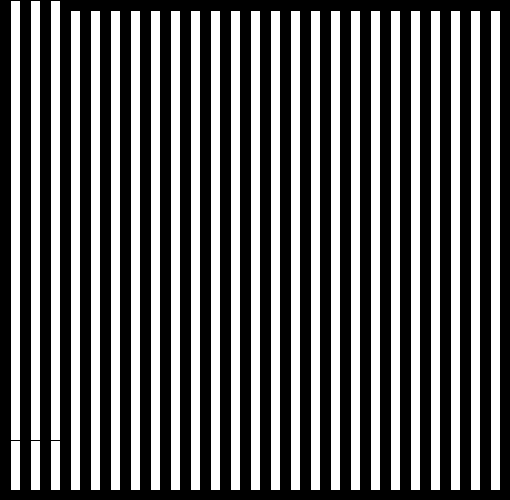
Frame 1 (no input)
Frame 60 (the mouse pressed at the canvas centre just before this capture): identical to frame 1, image omitted
Frame 120 (the mouse held since frame 60 and released just before this capture): identical to frame 1, image omitted

The Processing sketch that drew this single still picture (run headless with seeded random() and noise(); from frame 60 on, the mouse is pressed at the canvas centre):

// Processing sketch: processing_168561
// ── processing_168561.pde

void setup ()
{
  size (510,500);
  background (0);
  fill (255);
  rect (10,10,490,480);
  translate (10,10);
  fill (0);
  rect (10,0,10,480);
  rect (30,0,10,480);
  rect (50,0,10,480);
  rect (70,0,10,480);
  rect (90,0,10,480);
  rect (110,0,10,480);
  rect (130,0,10,480);
  rect (150,0,10,480);
  rect (170,0,10,480);
  rect (190,0,10,480);
  rect (210,0,10,480);
  rect (230,0,10,480);
  rect (250,0,10,480);
  translate (260,0);
  rect (10,0,10,480);
  rect (30,0,10,480);
  rect (50,0,10,480);
  rect (70,0,10,480);
  rect (90,0,10,480);
  rect (110,0,10,480);
  rect (130,0,10,480);
  rect (150,0,10,480);
  rect (170,0,10,480);
  rect (190,0,10,480);
  rect (210,0,10,480);
 }
 void draw ()
 {
 
   fill (0);
   rotate (radians (mouseY));
   rect (mouseX,mouseY,10,440);
   rect (mouseX+20,mouseY,10,440);
   rect (mouseX+40,mouseY,10,440);
   fill (255);
   rect (mouseX+10,mouseY,10,440);
   rect (mouseX+30,mouseY,10,440);
   rect (mouseX+50,mouseY,10,440);
 }
